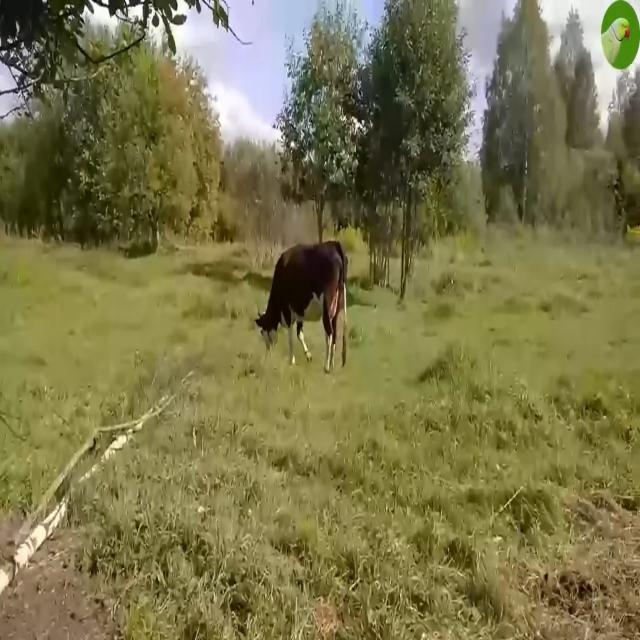
#> input picture dataset/extracted/train/images/-OWS_mp4-161_jpg.rf.58a3d3e674fd72c1cd840183ad0aa191.jpg, 640 x 640 px
$ python -i image_processing.py   (imports and definitions only)
#> lines starting #> are read from the running program, lines starting #| are printed output that depends on the picture; after the words box and inside, x2 and y2 are one past the last pixel; in counts of white or black regions, pixels touching at a corner belong together
#> further down, picture is the input picture: shape (640, 640, 3); mean B, G, R 74.6, 118, 123.1
from typing import Dict, List, Optional, Tuple
import math
import numpy as np
import cv2


def _euclidean(p1: Tuple[float, float], p2: Tuple[float, float]) -> float:
    return float(math.hypot(p2[0] - p1[0], p2[1] - p1[1]))


# [41 lines left out: functions _angle_deg, extract_features_from_landmarks, not called in this run]


def _largest_contour_bbox(img: np.ndarray) -> Optional[Tuple[int, int, int, int]]:
    # returns x, y, w, h for largest contour
    gray = cv2.cvtColor(img, cv2.COLOR_BGR2GRAY)
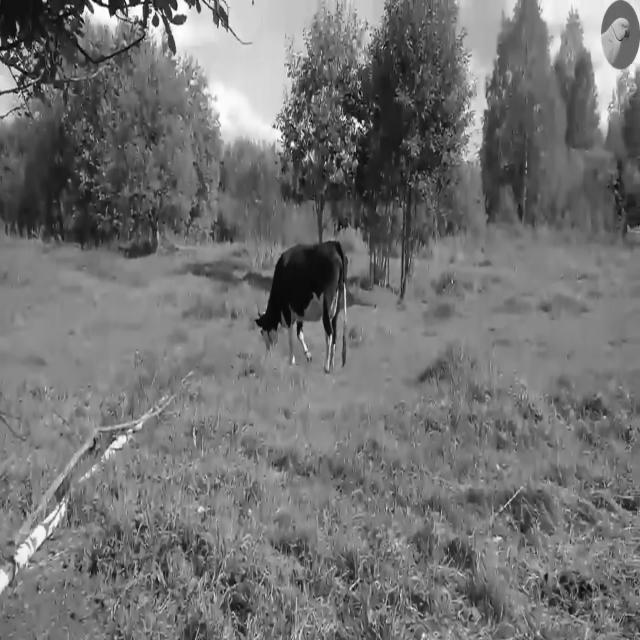
#> gray: shape (640, 640); min 0, max 255, mean 114.5
    gray = cv2.GaussianBlur(gray, (5, 5), 0)
    edges = cv2.Canny(gray, 50, 150)
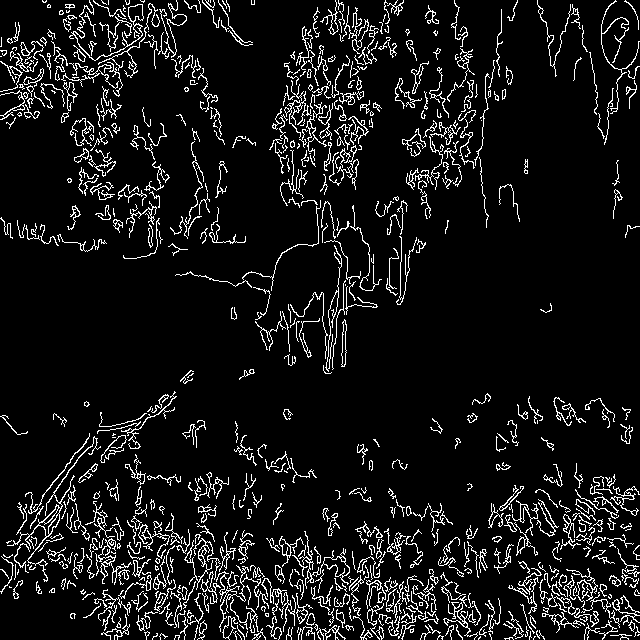
#> edges: shape (640, 640); 8.5% white in thin lines or dots
    kernel = np.ones((5, 5), np.uint8)
    edges = cv2.dilate(edges, kernel, iterations=1)
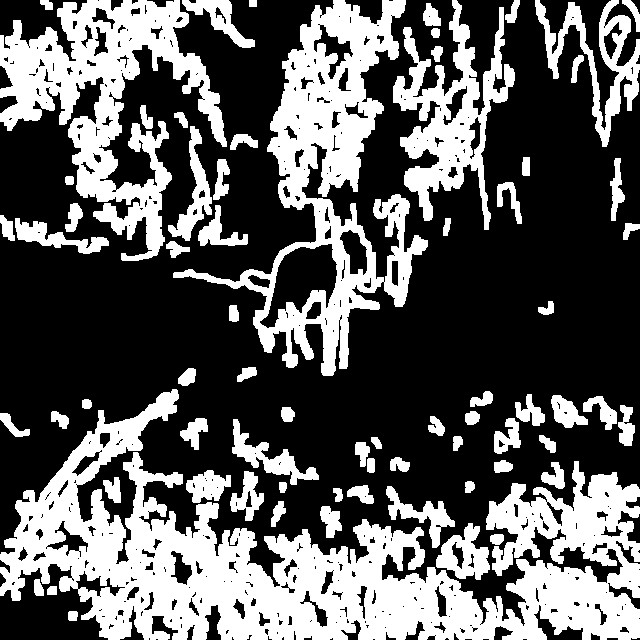
#> edges: shape (640, 640); 36.4% white; 71 white regions, largest, box (x1, y1, x2, y2) and area: (0, 389, 640, 640) 63069, (173, 0, 428, 376) 25716, (0, 0, 227, 261) 21822
    edges = cv2.morphologyEx(edges, cv2.MORPH_CLOSE, kernel, iterations=2)
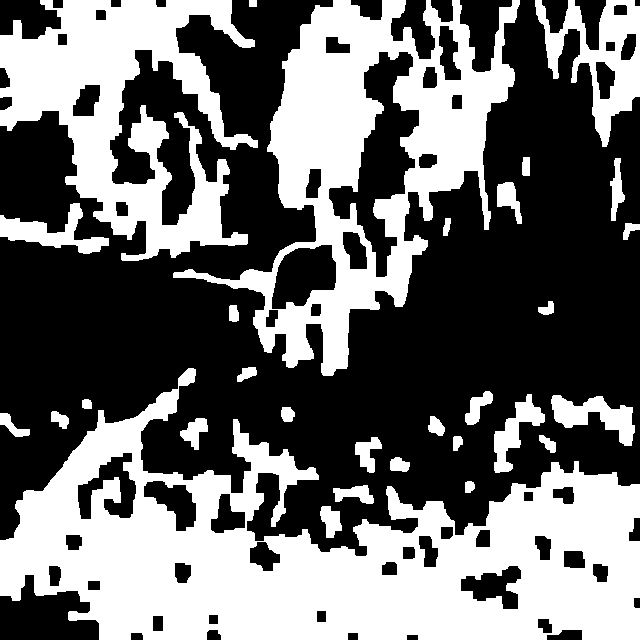
#> edges: shape (640, 640); 42.6% white; 30 white regions
    contours, _ = cv2.findContours(edges, cv2.RETR_EXTERNAL, cv2.CHAIN_APPROX_SIMPLE)
#> contours = 30 contours; largest, box (x1, y1, x2, y2) and area: (0, 368, 640, 640) 91174, (173, 0, 520, 376) 54909, (0, 0, 258, 261) 30814, (535, 0, 640, 147) 6674, (0, 203, 109, 254) 1934
    if not contours:
        return None
    cnt = max(contours, key=cv2.contourArea)
#> cnt = contour of 659 points, box (x1, y1, x2, y2) (0, 368, 640, 640), area 91174
    x, y, w, h = cv2.boundingRect(cnt)
#> x = 0; y = 368; w = 640; h = 272
    return x, y, w, h


# [33 lines left out: functions extract_features_auto, extract_features, not called in this run]

>>> import cv2
>>> picture = cv2.imread('../dataset/extracted/train/images/-OWS_mp4-161_jpg.rf.58a3d3e674fd72c1cd840183ad0aa191.jpg')
>>> result = _largest_contour_bbox(picture)
#> result = (0, 368, 640, 272)

$ run again, on dataset/extracted/train/images/-OWS_mp4-377_jpg.rf.de6bdb76aca0705e37fe3bc1715fbad7.jpg
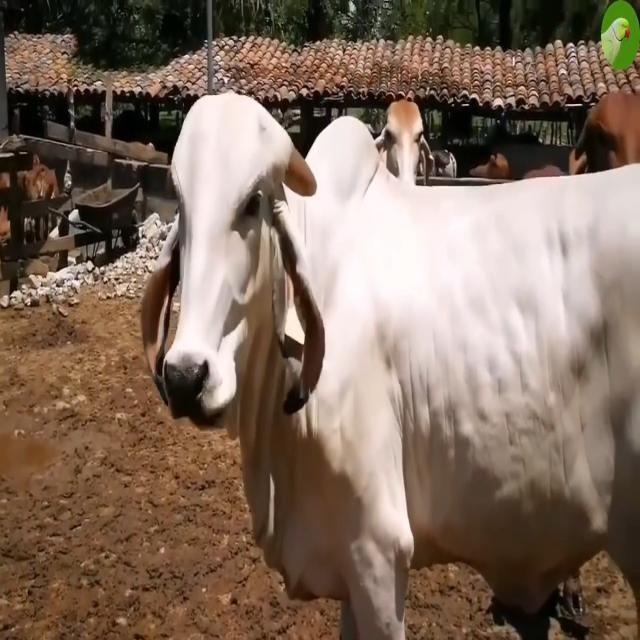
#> input picture dataset/extracted/train/images/-OWS_mp4-377_jpg.rf.de6bdb76aca0705e37fe3bc1715fbad7.jpg, 640 x 640 px
#> picture is the input picture: shape (640, 640, 3); mean B, G, R 93.4, 108.2, 128.3
#> in _largest_contour_bbox, `edges = cv2.Canny(gray, 50, 150)`:
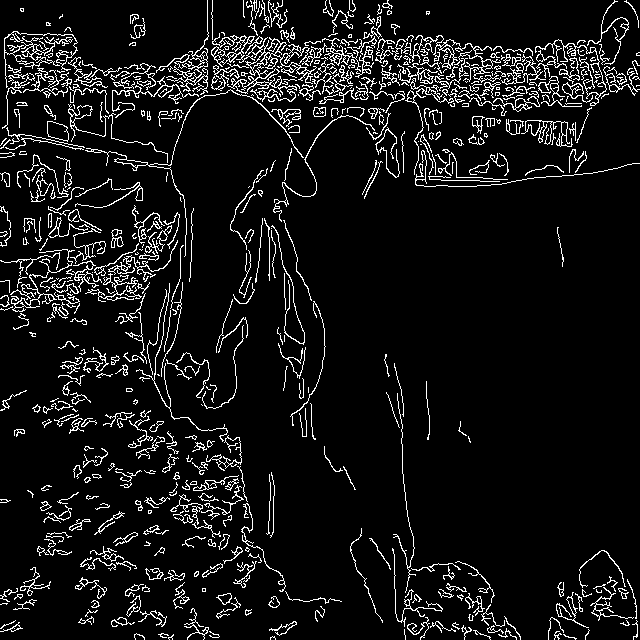
#> edges: shape (640, 640); 8% white in thin lines or dots
#> in _largest_contour_bbox, `edges = cv2.morphologyEx(edges, cv2.MORPH_CLOSE, kernel, iterations=2)`:
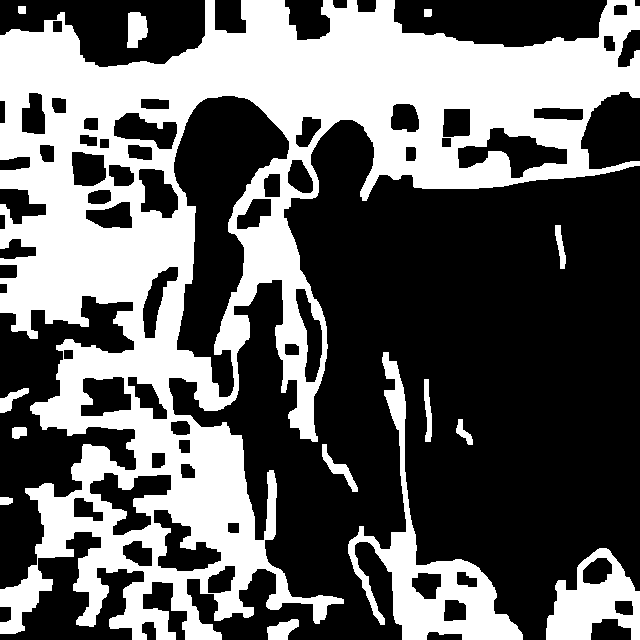
#> edges: shape (640, 640); 39% white; 14 white regions
#> contours = 14 contours; largest, box (x1, y1, x2, y2) and area: (0, 0, 640, 640) 180351, (348, 352, 523, 640) 10804, (546, 548, 640, 640) 5405, (127, 12, 148, 48) 530, (267, 619, 299, 640) 396
#> cnt = contour of 1676 points, box (x1, y1, x2, y2) (0, 0, 640, 640), area 180351
#> x = 0; w = 640
#> result = (0, 0, 640, 640)

$ run again, on dataset/extracted/train/images/6458092_jpeg_jpg.rf.0a9b140397e84a4be73e9b14748c7cea.jpg
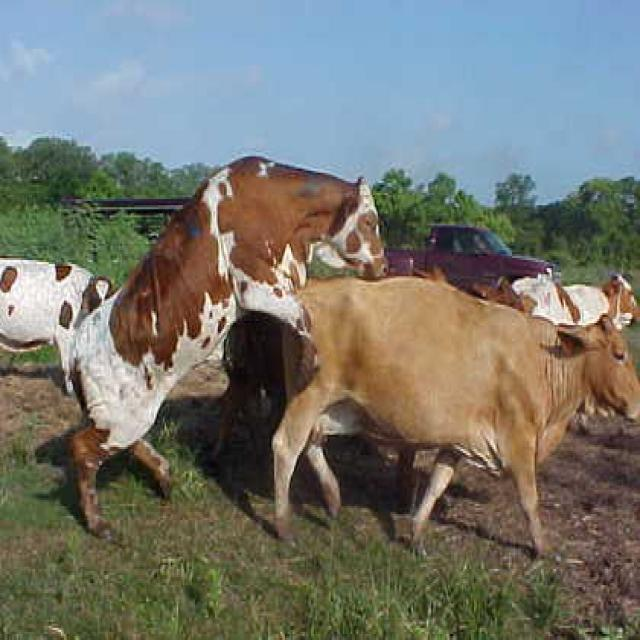
#> input picture dataset/extracted/train/images/6458092_jpeg_jpg.rf.0a9b140397e84a4be73e9b14748c7cea.jpg, 640 x 640 px
#> picture is the input picture: shape (640, 640, 3); mean B, G, R 110.5, 118.7, 117.4
#> in _largest_contour_bbox, `edges = cv2.Canny(gray, 50, 150)`:
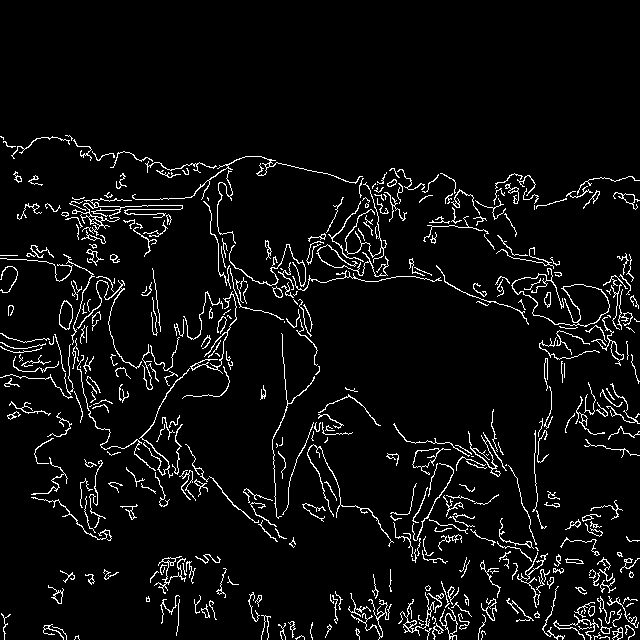
#> edges: shape (640, 640); 5.4% white in thin lines or dots, all inside (x1, y1, x2, y2) = (0, 135, 640, 640)
#> in _largest_contour_bbox, `edges = cv2.morphologyEx(edges, cv2.MORPH_CLOSE, kernel, iterations=2)`:
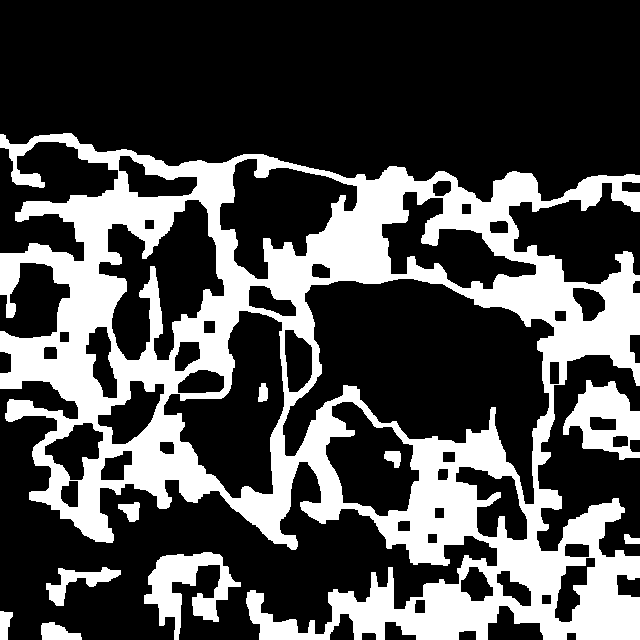
#> edges: shape (640, 640); 30.2% white; 10 white regions
#> contours = 8 contours; box (x1, y1, x2, y2) and area: (0, 133, 640, 640) 207734, (563, 380, 640, 460) 3648, (144, 552, 241, 640) 3351, (46, 567, 121, 606) 911, (41, 622, 82, 640) 449, (118, 502, 140, 522) 247, (0, 611, 13, 640) 238, (624, 534, 640, 544) 93
#> cnt = contour of 1672 points, box (x1, y1, x2, y2) (0, 133, 640, 640), area 207734
#> x = 0; y = 133; w = 640; h = 507
#> result = (0, 133, 640, 507)
